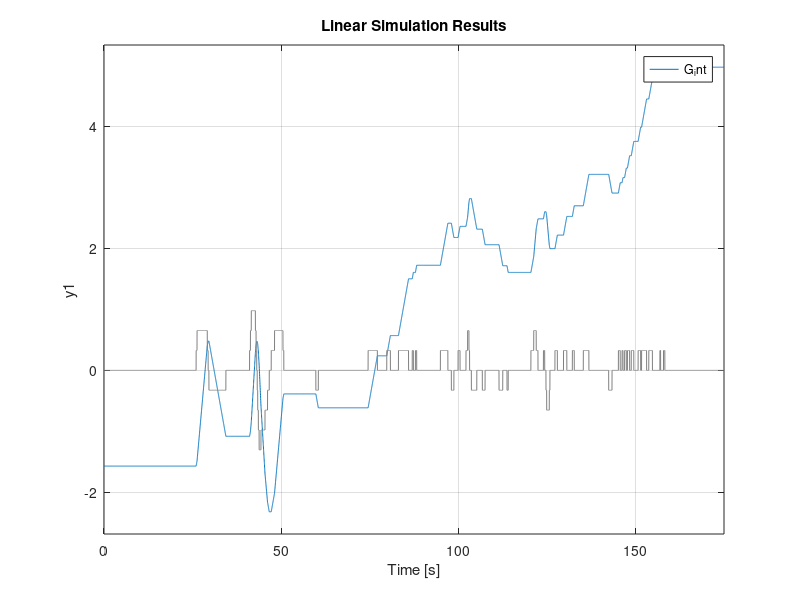

The MATLAB source for this figure: (Note: this script raises an error after producing the figure.)
kobuki = importdata('data_kobukinumero1.txt',',')

[nl,nc] = size(kobuki)
tfin = kobuki(end,1) - kobuki(1,1);  
G_int = tf(1,[1,0]); % 1/S 积分器 PID控制系统中的I
vx = kobuki(:,11); %线速度
wz = kobuki(:,12); %角速度


theta0 = -pi/2; % -90°(弧度 = 角度 * pi / 180)
temps = linspace(0,tfin,nl);
theta = lsim(G_int,wz,temps,theta0);
lsim(G_int,wz,temps,theta0)

left_encoder = kobuki(:,3);
right_encoder = kobuki(:,4);
%通过控制轮子的对应时间的速度

R = 0.07 / 2; % rayon des roues en m
Ly = 0.23; % largeur essieu en m ( dist entre milieu des roues )
Lx=0.25+0.17; % distance mesure camera RGB suivant l'axe Xe du robot
reduction = 6545.0 / 132.0; % rapport de reduction
tickByTour = 52 * reduction; % nb pas codeur / tour de roue
encToRad =  2 * pi/ tickByTour ; % angles roues  gauche, droite= encToRad *  left_encoder , encToRad *  right_encoder

%condition initiale 
thetad0 = 0;
thetag0 = 0;
x0 = 1.5549;
y0 = 1.0608;

[A,B,C,D] = linmod('ShemaSimulation');
ss_Kobuki = ss(A,B,C,D);
tf_Kobuki = tf(ss_Kobuki);
Ho_wz = tf_Kobuki(3,1);


